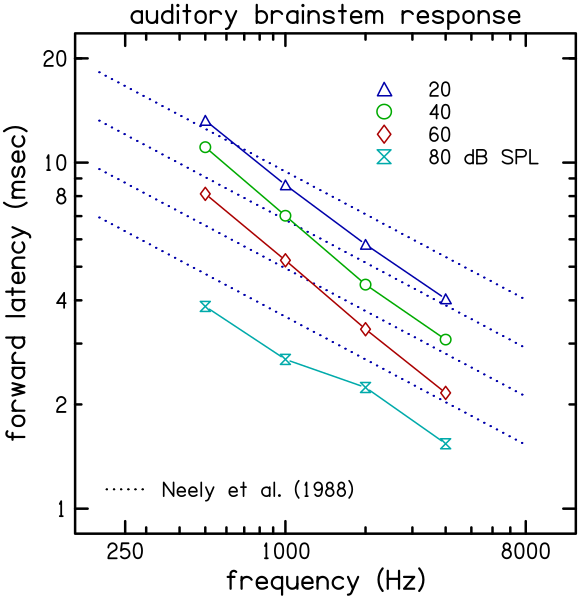

This figure's gnuplot source:
; fwdlat.plt
;
clip=1 : head=0 : sizfac=5
XCYCLE  =     2.000
XMIN    =   250.000
XMAX    =  8000.000
XINT    =     0.   
YCYCLE  =     1.000
YMIN    =     1.000
YMAX    =    20.000
YINT    =     0.   
GRID    =     0.   
XLENGTH =     5.000
YLENGTH =     5.000
PLTYPE  =     1.000
TICDIR  =     1.000
SYMSIZ  =     1.000
MSGSIZ  =     -.13
LABSIZ  =     -.18
ANNSIZ  =     -.15
ANNLWT  =     1.000
LABLWT  =     1.000
PLTLWT  =     1.000
AXLWT   =     1.000
MSGLWT  =     1.000
YHOR    =     1.000
XANSKP  =     0.   
YANSKP  =     0.   
XPERCENT=    80.000
YPERCENT=    90.000
XLABEL  =frequency (Hz)
YLABEL  =forward latency (msec)
TLABEL  =auditory brainstem response
YANNOT  = 1 2 4 8 10 20
XFMT    =I4  
YFMT    =I4  
NEWFRAME
XLLC    =     1.750
YLLC    =     1.750

PLTYPE =     2.000
LINTYP=     0.   
pltcol=1 : lintyp=1 : pltlwt=1	
;------------------------------------
;include 1.fit
  ; y = a + b * c**(-i/100.) * f**(-d)
  ; a =  0.  , b =   13.0000  , c =   5.00000  , d =  0.410000
  ; f1 =  0.200000  , f2 =   8.00000   kHz
   200.000    18.227
  8000.000     4.017
  plot
   200.000    13.211
  8000.000     2.911
  plot
   200.000     9.575
  8000.000     2.110
  plot
   200.000     6.940
  8000.000     1.529
  plot
;------------------------------------
pltcol=1 : pltyp=3 : lintyp=0 : xdata=$1*1000 : zdata=0 : pltlwt=1
symb=2 : ydata=$6
include tbabr.txt
plot
pltcol=2
symb=1 : ydata=$7
include tbabr.txt
plot
pltcol=4
symb=4 : ydata=$8
include tbabr.txt
plot
pltcol=3
symb=5 : ydata=$9
include tbabr.txt
plot

msgsiz=1.1 : msgdat=0
3.0 4.6 "
|2,pltcol=1|   20
|1,pltcol=2|   40
|4,pltcol=4|   60
|5,pltcol=3|   80 dB SPL
"
0.3 0.6 "
|_1,pltcol=0| Neely et al. (1988)
"
